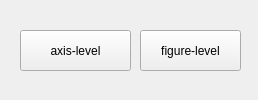
<?xml version="1.0" encoding="UTF-8"?>
<ui version="4.0">
 <class>MainWindow</class>
 <widget class="QMainWindow" name="MainWindow">
  <property name="geometry">
   <rect>
    <x>0</x>
    <y>0</y>
    <width>258</width>
    <height>100</height>
   </rect>
  </property>
  <property name="windowTitle">
   <string>MainWindow</string>
  </property>
  <widget class="QWidget" name="centralwidget">
   <widget class="QPushButton" name="btnScatter">
    <property name="geometry">
     <rect>
      <x>20</x>
      <y>30</y>
      <width>111</width>
      <height>41</height>
     </rect>
    </property>
    <property name="text">
     <string>axis-level</string>
    </property>
   </widget>
   <widget class="QPushButton" name="btnReplot">
    <property name="geometry">
     <rect>
      <x>140</x>
      <y>30</y>
      <width>101</width>
      <height>41</height>
     </rect>
    </property>
    <property name="text">
     <string>figure-level</string>
    </property>
   </widget>
  </widget>
 </widget>
 <resources/>
 <connections/>
</ui>
